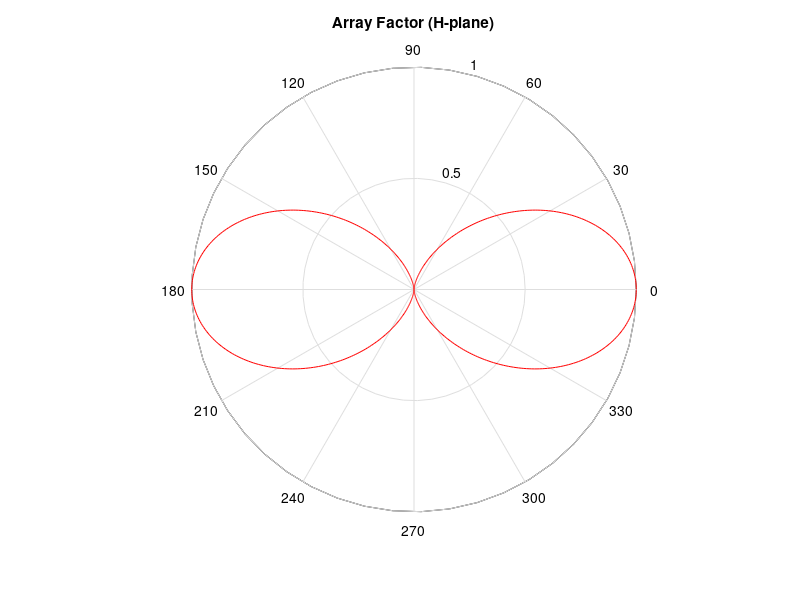
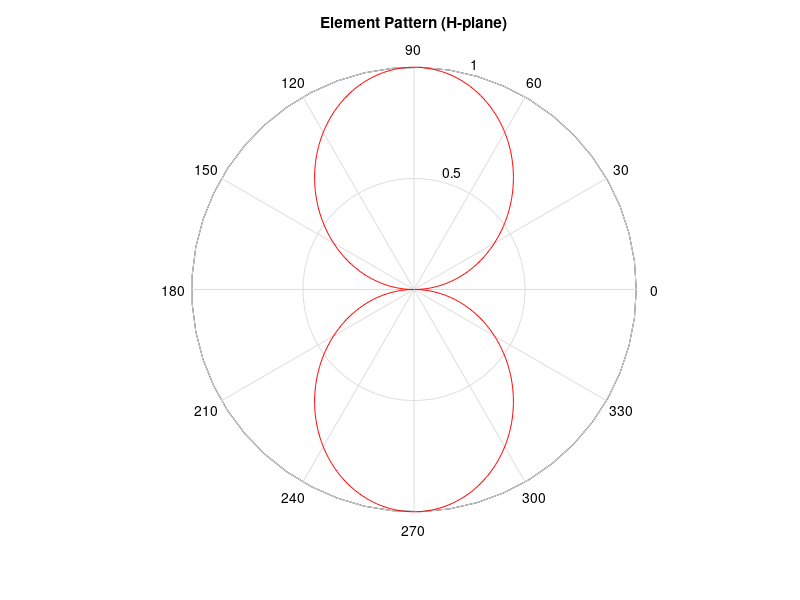
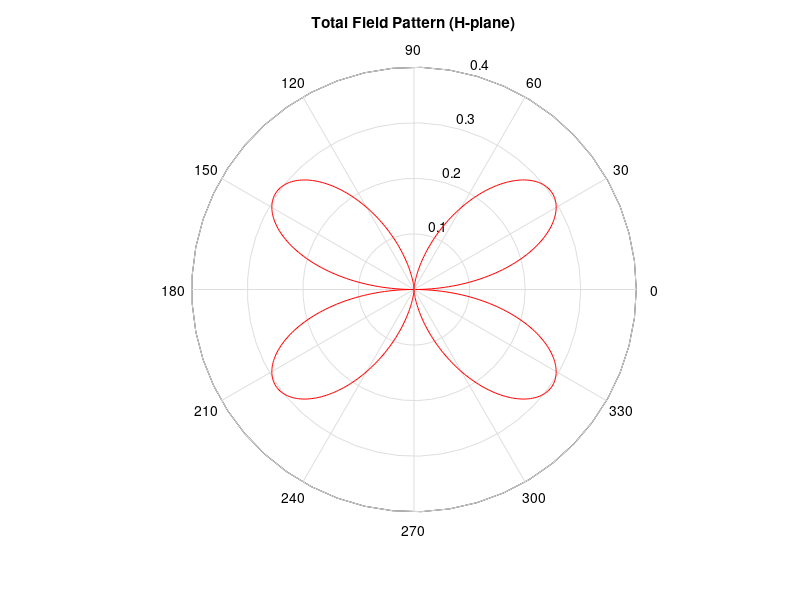

The MATLAB script that drew these images, in order:
%% Uniform Linear Array Radiation Pattern: H-Plane (phi = 0)
% This code plots:
%   1. Array Factor (AF)
%   2. Element Pattern (EP)
%   3. Total Field (EP × AF)

% --- Parameters ---
d = 0.5;        % Inter-element spacing in terms of wavelength (λ)
beta = 0;       % Progressive phase shift (radians), here 0
N = 2;          % Number of elements in the array
phi = 0;        % H-plane cut (phi = 0 radians)

% --- Angular Range ---
theta = 0:0.01:2*pi;    % Elevation angle range (0 to 2π)

% --- Compute Array Factor (AF) ---
kd = 2 * pi * d;                             % Wave number × spacing
psi = kd * sin(theta) * cos(phi) + beta;    % Array phase term
AF = sin(N/2 * psi) ./ (sin(psi / 2)) / N;  % Normalized Array Factor

% --- Compute Element Pattern (EP) ---
elm_patt = cos(pi/2 * cos(theta)) ./ sin(theta);   % Element field pattern

% Fix division by zero or undefined values (NaN, Inf)
elm_patt(1) = elm_patt(2);  
AF(1) = AF(2);                

% --- Compute Total Field ---
E_tot = elm_patt .* AF;

% --- Plot Array Factor ---
figure(1);
polar(theta, abs(AF), 'r-');
title('Array Factor (H-plane)');

% --- Plot Element Pattern ---
figure(2);
polar(theta, abs(elm_patt), 'r-');
title('Element Pattern (H-plane)');

% --- Plot Total Radiation Pattern ---
figure(3);
polar(theta, abs(E_tot), 'r-');
title('Total Field Pattern (H-plane)');
